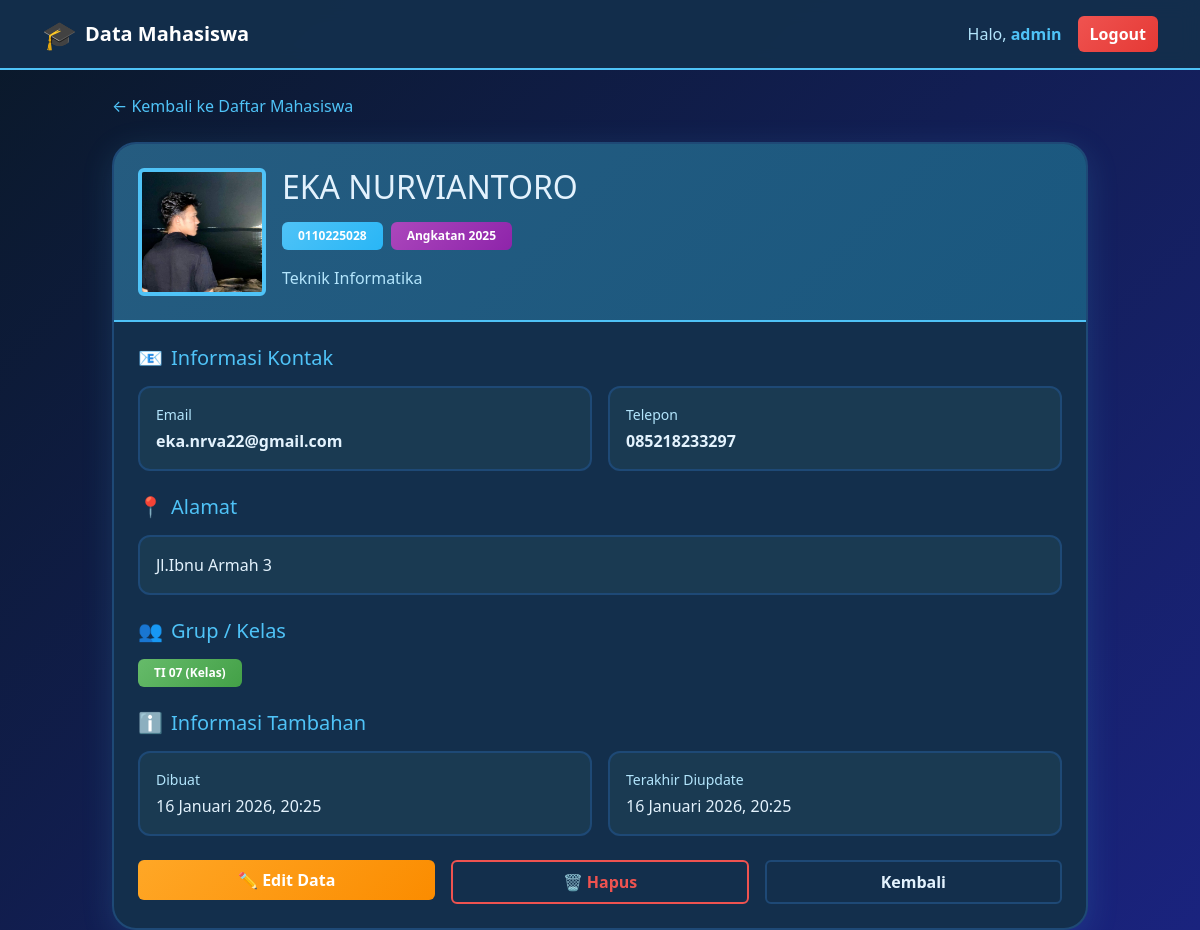
The page /mahasiswa/20/ (signed in) on the database its author committed.
### mahasiswa/models.py (models this page shows, shortened)
class Mahasiswa(models.Model):
    nama = models.CharField(max_length=100)
    nim = models.CharField(max_length=20, unique=True)
    email = models.EmailField()
    jurusan = models.CharField(max_length=100)
    angkatan = models.IntegerField()
    alamat = models.TextField(blank=True, null=True)
    telepon = models.CharField(max_length=15, blank=True, null=True)
    foto = models.ImageField(upload_to='mahasiswa_photos/', blank=True, null=True)
    grup = models.ManyToManyField(GrupMahasiswa, blank=True, related_name='mahasiswa')
    created_at = models.DateTimeField(auto_now_add=True)
    updated_at = models.DateTimeField(auto_now=True)
    class Meta:
        verbose_name = 'Mahasiswa'
        verbose_name_plural = 'Mahasiswa'
        ordering = ['nama']

class GrupMahasiswa(models.Model):
    TIPE_GRUP_CHOICES = [
        ('KELAS', 'Kelas'),
        ('ORGANISASI', 'Organisasi'),
        ('KOMUNITAS', 'Komunitas'),
        ('PROJECT', 'Project Team'),
        ('LAINNYA', 'Lainnya'),
    ]
    nama_grup = models.CharField(max_length=100)
    tipe_grup = models.CharField(max_length=20, choices=TIPE_GRUP_CHOICES, default='KELAS')
    deskripsi = models.TextField(blank=True, null=True)
    tahun_dibuat = models.IntegerField()
    aktif = models.BooleanField(default=True)
    created_at = models.DateTimeField(auto_now_add=True)
    updated_at = models.DateTimeField(auto_now=True)
    class Meta:
        verbose_name = 'Grup Mahasiswa'
        verbose_name_plural = 'Grup Mahasiswa'
        ordering = ['-tahun_dibuat', 'nama_grup']

### mahasiswa/views.py (the view)
# urls.py: path('mahasiswa/<int:pk>/', views.mahasiswa_detail, name='detail'),
@login_required(login_url='mahasiswa:login')  # ← DIPERBAIKI
def mahasiswa_detail(request, pk):
    mahasiswa = get_object_or_404(Mahasiswa, pk=pk)
    return render(request, 'mahasiswa/detail.html', {'mahasiswa': mahasiswa})

### mahasiswa/templates/mahasiswa/detail.html (shortened to what this page needs)
<!DOCTYPE html>
<html lang="id">
<head>
    <link href="https://cdn.jsdelivr.net/npm/bootstrap@5.3.0/dist/css/bootstrap.min.css" rel="stylesheet">
</head>
<body>
    <nav class="navbar navbar-dark navbar-custom">
        <div class="container">
            <a class="navbar-brand d-flex align-items-center fw-bold" href="#">
                <span class="fs-3 me-2">🎓</span>
                <span>Data Mahasiswa</span>
            </a>
            <div class="d-flex align-items-center gap-3">
                <span style="color: var(--text-secondary);">
                    Halo, <strong style="color: var(--primary-blue);">{{ user.username }}</strong>
                </span>
                <form method="post" action="{% url 'mahasiswa:logout' %}" class="d-inline">
                    <button type="submit" class="btn btn-danger">
                        Logout
                    </button>
                </form>
            </div>
        </div>
    </nav>
    <div class="container mt-4" style="max-width: 1000px;">
        <div class="mb-4">
            <a href="{% url 'mahasiswa:list' %}">
                ← Kembali ke Daftar Mahasiswa
            </a>
        </div>
        <div class="card card-custom">
            <div class="card-header-gradient p-4">
                <div class="row align-items-start g-3">
                    <div class="col-auto">
                        {% if mahasiswa.foto %}
                        <img src="{{ mahasiswa.foto.url }}" alt="{{ mahasiswa.nama }}"
                             class="rounded" style="width: 128px; height: 128px; object-fit: cover; border: 4px solid var(--primary-blue);">
                        {% else %}
                        <div class="rounded d-flex align-items-center justify-content-center"
                             style="width: 128px; height: 128px; background: var(--bg-hover); border: 4px solid var(--primary-blue);">
                            <span style="font-size: 3rem;">👤</span>
                        </div>
                        {% endif %}
                    </div>
                    <div class="col">
                        <h1 class="h2 mb-3" style="color: var(--text-primary);">{{ mahasiswa.nama }}</h1>
                        <div class="d-flex flex-wrap gap-2 mb-3">
                            <span class="badge badge-custom px-3 py-2">
                                {{ mahasiswa.nim }}
                            </span>
                            <span class="badge badge-purple px-3 py-2">
                                Angkatan {{ mahasiswa.angkatan }}
                            </span>
                        </div>
                        <p style="color: var(--text-secondary);" class="mb-0">{{ mahasiswa.jurusan }}</p>
                    </div>
                </div>
            </div>
            <div class="card-body p-4">
                <div class="mb-4">
                    <h2 class="h5 mb-3 d-flex align-items-center gap-2" style="color: var(--primary-blue);">
                        <span>📧</span> Informasi Kontak
                    </h2>
                    <div class="row g-3">
                        <div class="col-md-6">
                            <div class="info-card p-3">
                                <p class="small mb-1" style="color: var(--text-secondary);">Email</p>
                                <p class="fw-semibold mb-0" style="color: var(--text-primary);">{{ mahasiswa.email }}</p>
                            </div>
                        </div>
                        <div class="col-md-6">
                            <div class="info-card p-3">
                                <p class="small mb-1" style="color: var(--text-secondary);">Telepon</p>
                                <p class="fw-semibold mb-0" style="color: var(--text-primary);">{{ mahasiswa.telepon|default:"Tidak ada" }}</p>
                            </div>
                        </div>
                    </div>
                </div>
                {% if mahasiswa.alamat %}
                <div class="mb-4">
                    <h2 class="h5 mb-3 d-flex align-items-center gap-2" style="color: var(--primary-blue);">
                        <span>📍</span> Alamat
                    </h2>
                    <div class="info-card p-3">
                        <p class="mb-0" style="color: var(--text-primary);">{{ mahasiswa.alamat }}</p>
                    </div>
                </div>
                {% endif %}
                {% if mahasiswa.grup.all %}
                <div class="mb-4">
                    <h2 class="h5 mb-3 d-flex align-items-center gap-2" style="color: var(--primary-blue);">
                        <span>👥</span> Grup / Kelas
                    </h2>
                    <div class="d-flex flex-wrap gap-2">
                        {% for grup in mahasiswa.grup.all %}
                        <div class="badge badge-green px-3 py-2">
                            {{ grup.nama_grup }} ({{ grup.get_tipe_grup_display }})
                        </div>
                        {% endfor %}
                    </div>
                </div>
                {% endif %}
                <div class="mb-4">
                    <h2 class="h5 mb-3 d-flex align-items-center gap-2" style="color: var(--primary-blue);">
                        <span>ℹ️</span> Informasi Tambahan
                    </h2>
                    <div class="row g-3">
                        <div class="col-md-6">
                            <div class="info-card p-3">
                                <p class="small mb-1" style="color: var(--text-secondary);">Dibuat</p>
                                <p class="mb-0" style="color: var(--text-primary);">{{ mahasiswa.created_at|date:"d F Y, H:i" }}</p>
                            </div>
                        </div>
                        <div class="col-md-6">
                            <div class="info-card p-3">
                                <p class="small mb-1" style="color: var(--text-secondary);">Terakhir Diupdate</p>
                                <p class="mb-0" style="color: var(--text-primary);">{{ mahasiswa.updated_at|date:"d F Y, H:i" }}</p>
                            </div>
                        </div>
                    </div>
                </div>
                <div class="row g-3">
                    <div class="col-md-4">
                        <a href="{% url 'mahasiswa:update' mahasiswa.pk %}"
                           class="btn btn-warning w-100 py-2 fw-semibold">
                            ✏️ Edit Data
                        </a>
                    </div>
                    <div class="col-md-4">
                        <a href="{% url 'mahasiswa:delete' mahasiswa.pk %}"
                           class="btn btn-outline-danger w-100 py-2 fw-semibold">
                            🗑️ Hapus
                        </a>
                    </div>
                    <div class="col-md-4">
                        <a href="{% url 'mahasiswa:list' %}"
                           class="btn btn-outline-secondary w-100 py-2 fw-semibold">
                            Kembali
                        </a>
                    </div>
                </div>
            </div>
        </div>
    </div>
</body>
</html>

### mahasiswa/templates/mahasiswa/detail.html (style rules this page uses)
:root { --primary-blue: #4FC3F7; --secondary-blue: #29B6F6; --dark-blue: #0288D1; --light-blue: #81D4FA; --bg-dark: #0A1929; --bg-card: #132F4C; --bg-hover: #1A3A52; --text-primary: #E3F2FD; --text-secondary: #B3E5FC; --border-color: #1E4976; }
body { background: linear-gradient(135deg, #0A1929 0%, #1A237E 100%); color: var(--text-primary); min-height: 100vh; }
.navbar-custom { background: rgba(19, 47, 76, 0.95); border-bottom: 2px solid var(--primary-blue); backdrop-filter: blur(10px); }
.card-custom { background: var(--bg-card); border: 2px solid var(--border-color); border-radius: 1.5rem; overflow: hidden; box-shadow: 0 8px 32px rgba(79, 195, 247, 0.15); }
.card-header-gradient { background: linear-gradient(135deg, rgba(79, 195, 247, 0.3) 0%, rgba(41, 182, 246, 0.3) 100%); border-bottom: 2px solid var(--primary-blue); }
.info-card { background: var(--bg-hover); border: 2px solid var(--border-color); border-radius: 0.75rem; transition: all 0.3s; }
.badge-custom { background: linear-gradient(135deg, var(--primary-blue) 0%, var(--secondary-blue) 100%); border: none; color: white; font-weight: 600; }
.badge-purple { background: linear-gradient(135deg, #AB47BC 0%, #8E24AA 100%); color: white; font-weight: 600; }
.badge-green { background: linear-gradient(135deg, #66BB6A 0%, #43A047 100%); color: white; font-weight: 600; }
.btn-warning { background: linear-gradient(135deg, #FFA726 0%, #FB8C00 100%); border: none; color: white; font-weight: 600; }
.btn-outline-danger { border: 2px solid #EF5350; color: #EF5350; font-weight: 600; }
.btn-outline-secondary { border: 2px solid var(--border-color); color: var(--text-primary); font-weight: 600; }
.btn-danger { background: linear-gradient(135deg, #EF5350 0%, #E53935 100%); border: none; font-weight: 600; }
a { color: var(--primary-blue); text-decoration: none; transition: color 0.3s; }

### rows shown on the page
Mahasiswa: foto (picture), nama "EKA NURVIANTORO", nim "0110225028", angkatan "2025", jurusan "Teknik Informatika", email "eka.nrva22@gmail.com", telepon "085218233297", alamat "Jl.Ibnu Armah 3", created_at "16 Januari 2026, 20:25", updated_at "16 Januari 2026, 20:25"
GrupMahasiswa: nama_grup "TI 07", tipe_grup "Kelas"

### other values the page prints
{{ user.username }} "admin"
